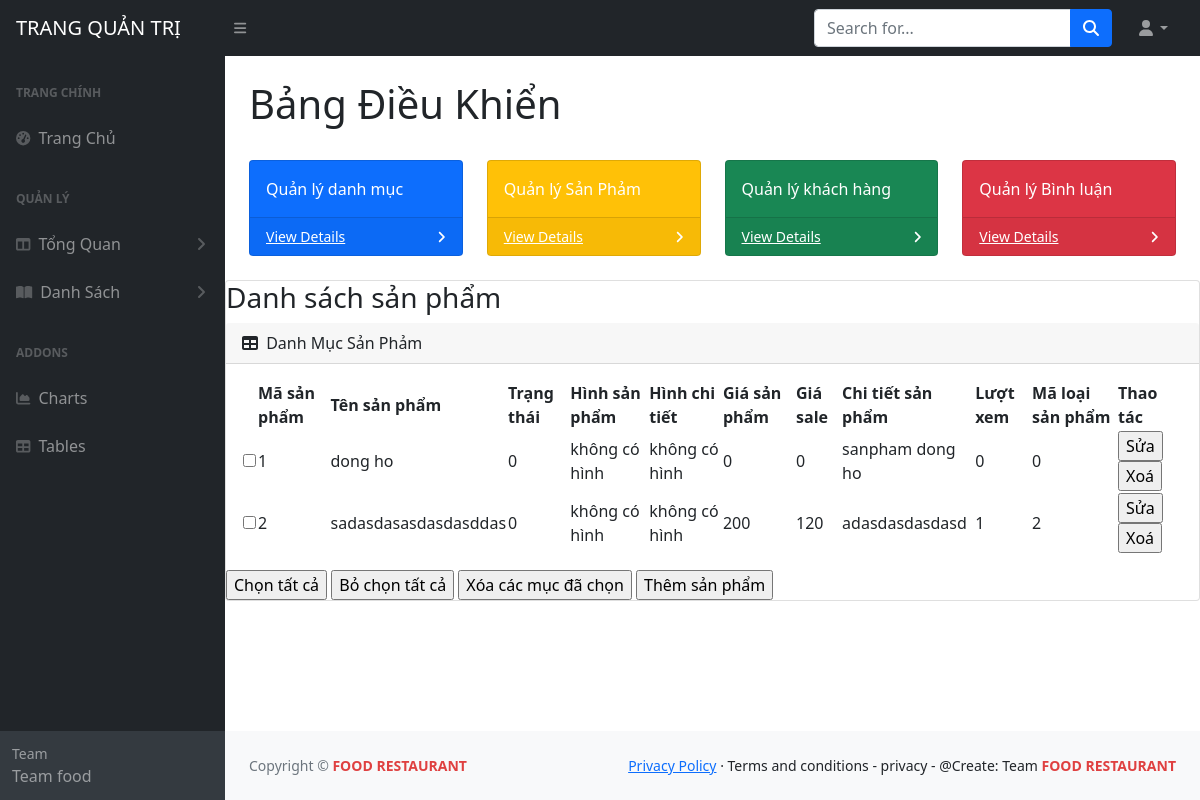
Before: /admin/index.php?act=listsanpham with the older database file.
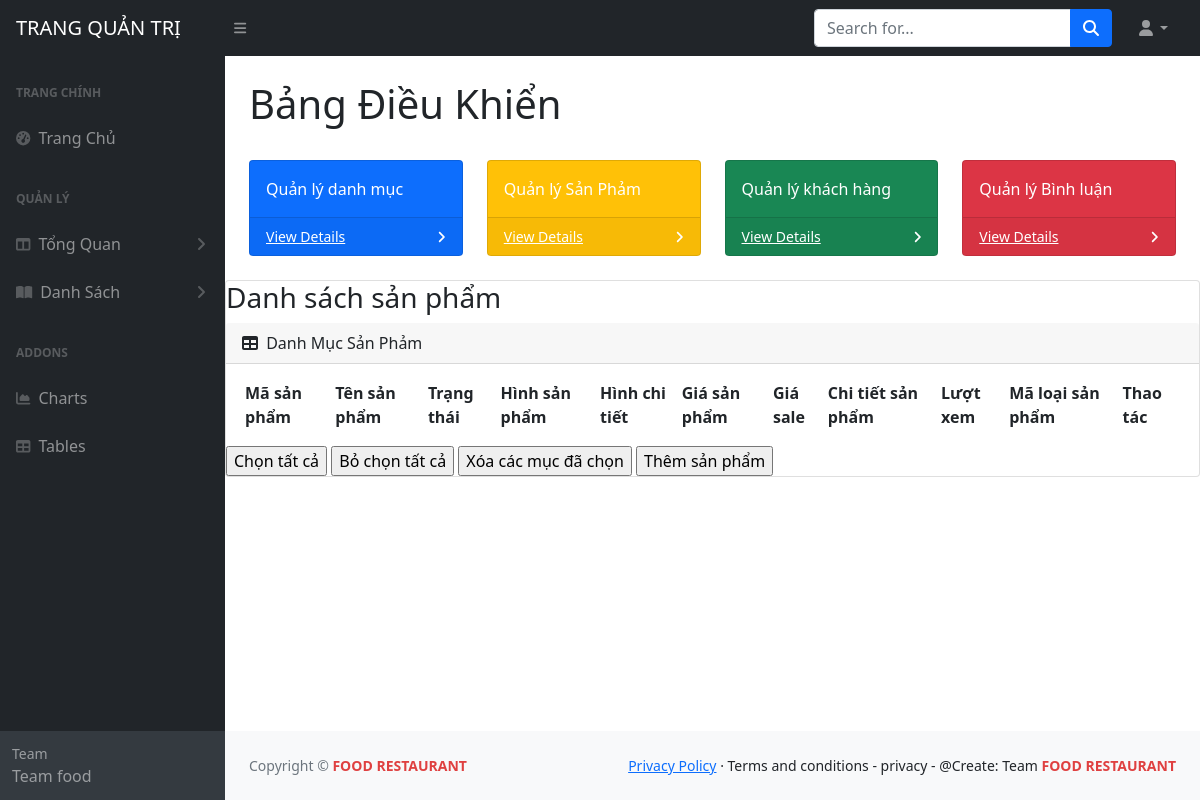
After: the same page with the newer database file.
### tables this page shows
CREATE TABLE `sanpham` (
  `id_sanpham` int(11) NOT NULL,
  `ten_sanpham` varchar(255) NOT NULL,
  `trangthai` bit(50) NOT NULL,
  `img` varchar(250) NOT NULL,
  `list_img` varchar(250) NOT NULL,
  `gia` decimal(18,0) NOT NULL DEFAULT 0,
  `gia_sell` decimal(18,0) NOT NULL DEFAULT 0,
  `chi_tiet` varchar(250) NOT NULL,
  `luot_xem` int(11) NOT NULL,
  `id_danhmuc` int(11) NOT NULL
);

### model/pdo.php (called while the page is built, shortened)
<?php
function pdo_get_connection()
{
    $dburl = "mysql:host=localhost;dbname=shopfood;charset=utf8";
    $username = 'root';
    $password = '';
    $conn = new PDO($dburl, $username, $password);
    $conn->setAttribute(PDO::ATTR_ERRMODE, PDO::ERRMODE_EXCEPTION);
    return $conn;
}
function pdo_query($sql)
{
    $sql_args = array_slice(func_get_args(), 1);
    try {
        $conn = pdo_get_connection();
        $stmt = $conn->prepare($sql);
        $stmt->execute($sql_args);
        $rows = $stmt->fetchAll();
        return $rows;
    } catch (PDOException $e) {
        throw $e;
    } finally {
        unset($conn);
    }
}

### model/sanpham.php (called while the page is built, shortened)
<?php
function list_sanpham()
{
    $sql = "select * from sanpham order by id_sanpham";
    $listsanpham = pdo_query($sql);
    return $listsanpham;
}

### admin/sanpham/list.php (the view)
<div class="card mb-4">
    <div>
        <h3>Danh sách sản phẩm</h3>
    </div>
    <div>
    <div class="card-header">
        <i class="fas fa-table me-1"></i>
        Danh Mục Sản Phảm
    </div>
        <div class="card-body">
            <table id="datatablesSimple">
                <tr>
                    <th></th>
                    <th>Mã sản phẩm</th>
                    <th>Tên sản phẩm</th>
                    <th>Trạng thái</th>
                    <th>Hình sản phẩm</th>
                    <th>Hình chi tiết</th>
                    <th>Giá sản phẩm</th>
                    <th>Giá sale</th>
                    <th>Chi tiết sản phẩm</th>
                    <th>Lượt xem</th>
                    <th>Mã loại sản phẩm</th>
                    <th>Thao tác</th>
                </tr>
                <?php
                foreach ($listsanpham as $sanpham) {
                    extract($sanpham);
                    $suasp = "index.php?act=suasanpham&id_sanpham=" . $id_sanpham;
                    $xoasp = "index.php?act=xoasanpham&id_sanpham=" . $id_sanpham;
                    $hinhpath = "../upload/" . $img;
                    if (is_file($hinhpath)) {
                        $img = "<img src='" . $hinhpath . "' height='80'>";
                    } else {
                        $img = "không có hình";
                    }
                    $hinhpath = "../upload/" . $list_img;
                    if (is_file($hinhpath)) {
                        $list_img = "<img src='" . $hinhpath . "' height='80'>";
                    } else {
                        $list_img = "không có hình";
                    }
                    echo '
                        <tr>
                        <td><input type="checkbox" name="" id=""></td>
                        <td>' . $id_sanpham . '</td>
                        <td>' . $ten_sanpham . '</td>
                        <td>' . $trangthai . '</td>
                        <td>' . $img . '</td>
                        <td>' . $list_img . '</td>
                        <td>' . $gia . '</td>
                        <td>' . $gia_sell . '</td>
                        <td>' . $chi_tiet . '</td>
                        <td>' . $luot_xem . '</td>
                        <td>' . $id_danhmuc . '</td>
                        <td>
                        <a href="' . $suasp . '"><input type="button" value="Sửa"></a>
                        <a href="' . $xoasp . '"><input  type="button" value="Xoá"></a>
                        </td>
                    </tr>
                        ';
                }
                ?>
            </table>
        </div>
        <div class="select">
            <input type="button" value="Chọn tất cả">
            <input type="button" value="Bỏ chọn tất cả">
            <input type="button" value="Xóa các mục đã chọn">
            <a href="index.php?act=addsanpham"><input type="button" value="Thêm sản phẩm"></a>
        </div>
    </div>
</div>

Changed rows visible on the page:
removed sanpham: id_sanpham "1", ten_sanpham "dong ho", trangthai "0", img "không có hình", list_img "không có hình", gia "0", gia_sell "0", chi_tiet "sanpham dong ho", luot_xem "0", id_danhmuc "0"
removed sanpham: id_sanpham "2", ten_sanpham "sadasdasasdasdasddas", trangthai "0", img "không có hình", list_img "không có hình", gia "200", gia_sell "120", chi_tiet "adasdasdasdasd", luot_xem "1", id_danhmuc "2"
